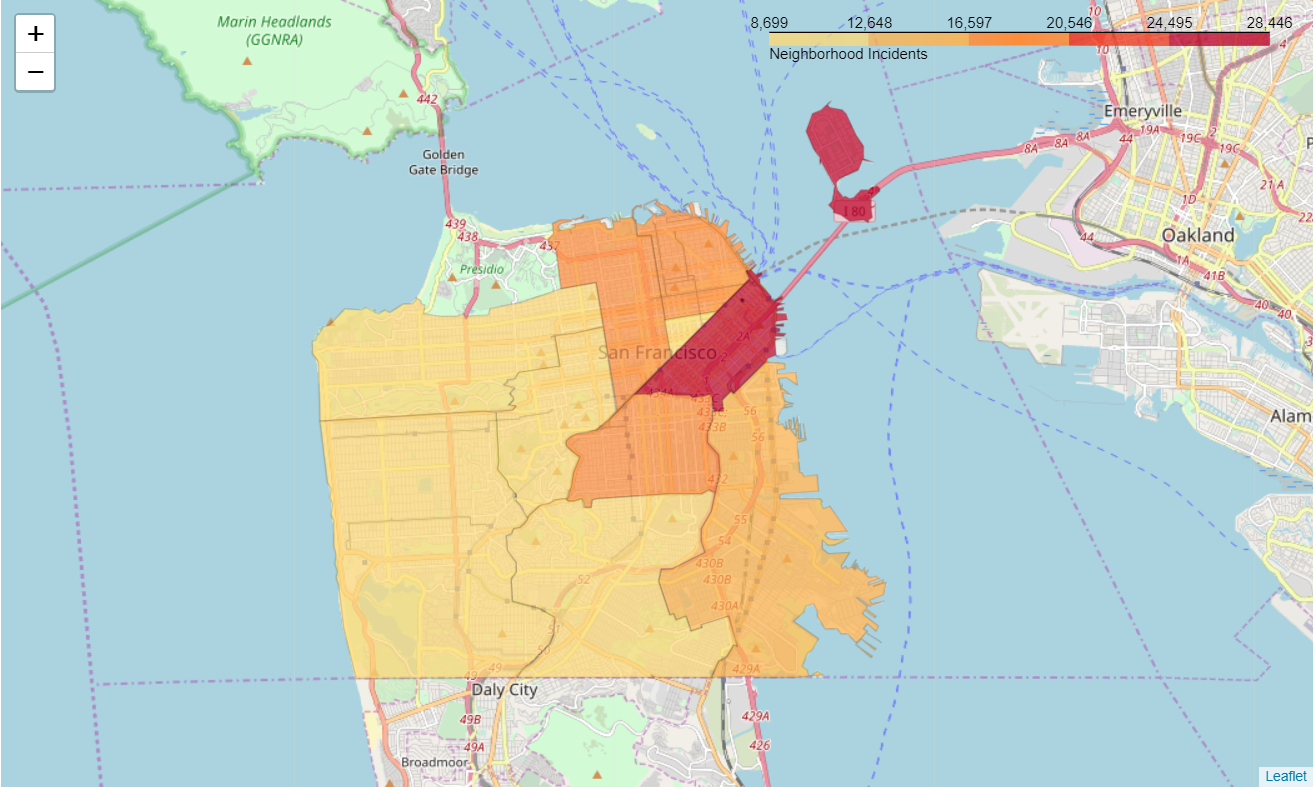

Write Python code to recreate this figure.
# San Fran latitude and longitude
lat = 37.77
long = -122.42

# geojson file
world_geo = r'SanFran.json' 

# set linear spacing from min to max
threshold_scale = np.linspace(df_sf['Count'].min(),
df_sf['Count'].max(),
6, dtype = int)

# convert numpy array to a list
threshold_scale = threshold_scale.tolist()

# check last value of the list is greater than max
threshold_scale[-1] = threshold_scale[-1] + 1 

# generate map and choropleth
world_map = folium.Map(location = [lat, long], zoom_start = 12)
world_map.choropleth(
geo_data = world_geo,
data = df_sf,
columns = ['Neighborhood', 'Count'],
key_on = 'feature.properties.DISTRICT',
threshold_scale = threshold_scale,
fill_color = 'YlOrRd', 
fill_opacity = 0.7, 
line_opacity = 0.2,
legend_name = 'Neighborhood Incidents',
reset = True)

# display map
world_map
